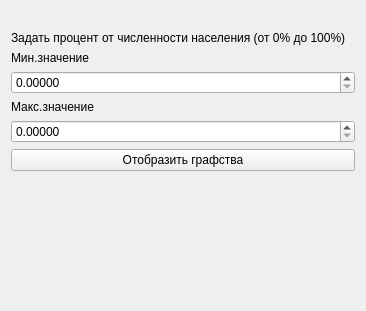
<?xml version="1.0" encoding="UTF-8"?>
<ui version="4.0">
 <class>ddmInEstimAndPopulFilterWidgetPanel</class>
 <widget class="QWidget" name="ddmInEstimAndPopulFilterWidgetPanel">
  <property name="geometry">
   <rect>
    <x>0</x>
    <y>0</y>
    <width>366</width>
    <height>311</height>
   </rect>
  </property>
  <property name="windowTitle">
   <string>Form</string>
  </property>
  <layout class="QGridLayout" name="gridLayout">
   <item row="0" column="0">
    <layout class="QVBoxLayout" name="verticalLayout">
     <property name="sizeConstraint">
      <enum>QLayout::SetMinimumSize</enum>
     </property>
     <item>
      <spacer name="horizontalSpacer">
       <property name="orientation">
        <enum>Qt::Horizontal</enum>
       </property>
       <property name="sizeHint" stdset="0">
        <size>
         <width>40</width>
         <height>20</height>
        </size>
       </property>
      </spacer>
     </item>
     <item>
      <widget class="QLabel" name="ddmInEstimateCountyFilterWidget">
       <property name="text">
        <string>&lt;html&gt;&lt;head/&gt;&lt;body&gt;&lt;p&gt;Задать процент от численности населения (от 0% до 100%)&lt;/p&gt;&lt;/body&gt;&lt;/html&gt;</string>
       </property>
       <property name="wordWrap">
        <bool>true</bool>
       </property>
      </widget>
     </item>
     <item>
      <widget class="QLabel" name="labelMinValue">
       <property name="text">
        <string>Мин.значение</string>
       </property>
      </widget>
     </item>
     <item>
      <widget class="QDoubleSpinBox" name="spinMinValue">
       <property name="decimals">
        <number>5</number>
       </property>
      </widget>
     </item>
     <item>
      <widget class="QLabel" name="labelMinValue_2">
       <property name="text">
        <string>Макс.значение</string>
       </property>
      </widget>
     </item>
     <item>
      <widget class="QDoubleSpinBox" name="spinMaxValue">
       <property name="decimals">
        <number>5</number>
       </property>
      </widget>
     </item>
     <item>
      <widget class="QPushButton" name="buttonApply">
       <property name="text">
        <string>Отобразить графства</string>
       </property>
       <property name="icon">
        <iconset resource="../../icons.qrc">
         <normaloff>:/icons/icons/accept.png</normaloff>:/icons/icons/accept.png</iconset>
       </property>
      </widget>
     </item>
     <item>
      <spacer name="verticalSpacer">
       <property name="orientation">
        <enum>Qt::Vertical</enum>
       </property>
       <property name="sizeHint" stdset="0">
        <size>
         <width>20</width>
         <height>40</height>
        </size>
       </property>
      </spacer>
     </item>
    </layout>
   </item>
  </layout>
 </widget>
 <resources>
  <include location="../../icons.qrc"/>
 </resources>
 <connections/>
</ui>
